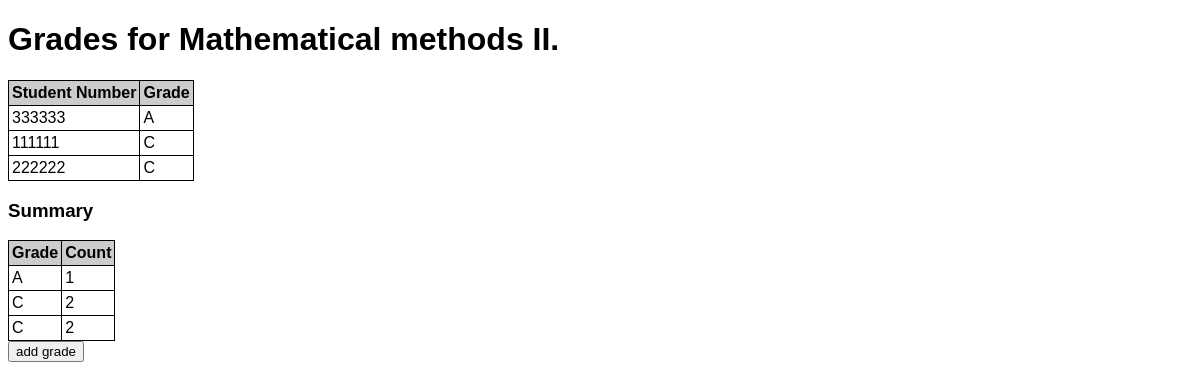
Screenshot of /course/MAT200 with the database file from the repository.
### tables this page shows
CREATE TABLE courses (
                                id TEXT PRIMARY KEY,
                                name TEXT
                            );

CREATE TABLE grades (
                                id INTEGER PRIMARY KEY,
                                student_no INTEGER NOT NULL,
                                course_id TEXT NOT NULL,
                                grade TEXT NOT NULL,
                                FOREIGN KEY (student_no) REFERENCES students (student_no),
                                FOREIGN KEY (course_id) REFERENCES courses (id)
                            );

### app.py (the view)
@app.route('/course/<course_code>')
def course(course_code):
    conn = get_db()
    cur = conn.cursor()
    try:
        dataHolder = []
        dataToCount = []
        sql = "SELECT grades.student_no, grades.course_id, grades.grade, courses.name FROM grades, courses WHERE courses.id=? and grades.course_id=? ORDER BY grades.grade ASC"
        cur.execute(sql, (course_code, course_code,))
        for (student_no, course_id, grade, courseN) in cur:
            dataHolder.append({
                "student_no": student_no,
                "course_id": course_id,
                "grade": grade,
                "courseN": courseN
            })
            dataToCount.append(grade)
        return render_template("course.html", dataC=dataToCount, data=dataHolder, givenCourse=course_code)
    finally:
        dataHolder = []
        cur.close()

### app.py (called while the page is built)
def get_db():
    db = getattr(g, '_database', None)
    if db is None:
        db = g._database = sqlite3.connect(DATABASE)
    return db

@app.teardown_appcontext
def close_connection(exception):
    db = getattr(g, '_database', None)
    if db is not None:
        db.close()

### templates/course.html (shortened to what this page needs)
<!DOCTYPE html>
<html lang="en">
<head>
    <link rel="stylesheet" href="../static/style.css"/>
</head>
<body>
<h1>Grades for {{ data[0].courseN }}</h1>
            <table>
                <thead>
                    <tr>
                        <th>Student Number</th>
                        <th>Grade</th>
                    </tr>
                </thead>
                <tbody>
            {% for note in data %}
            <tr>
                <td>{{ note.student_no }} </td>
                <td> {{ note.grade }}</td>
            </tr>
            {% endfor %}
            </tbody>
            </table>
            <h3>Summary</h3><table>
                <thead>
                <tr><th>Grade</th><th>Count</th></tr>
                </thead>
                <tbody>
                {% for note in data %}
                <tr><td> {{note.grade}}</td><td>{{dataC.count(note.grade)}}</td></tr>
                {% endfor %}
                </tbody>
                </table>
    <form action="/add_grade_error" method="get">
        <input type="submit" value="add grade">
    </form>
</body>
</html>

### static/style.css (style rules this page uses)
* { font-family: Verdana, Arial, sans-serif; }
table { border-collapse: collapse; }
th { background-color: #cccccc; text-align: left; }
td, th { border: 1px solid black; padding: 3px; }

### rows the page displays
courses: name "Mathematical methods II."
grades: student_no "333333", grade "A", count "1"
grades: student_no "111111", grade "C", count "2"
grades: student_no "222222", grade "C", count "2"
